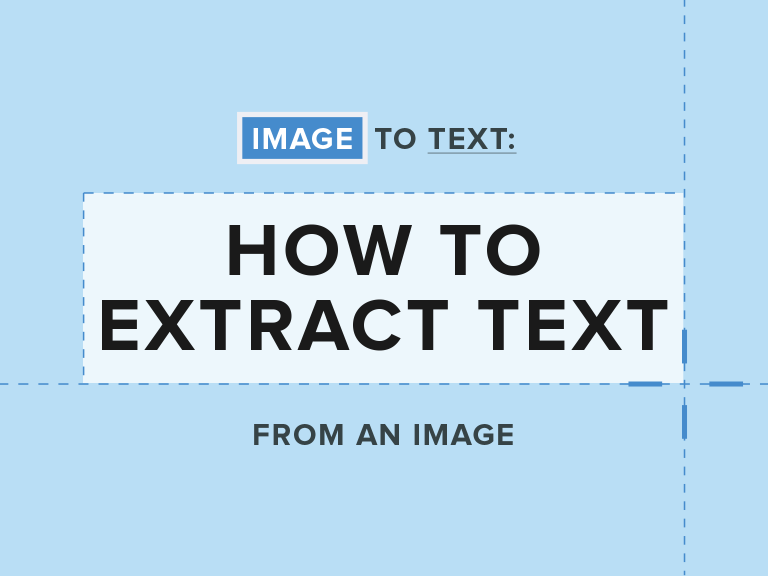
#> input picture Opencv/data/image.jpg, 1536 x 1152 px, given in place of the camera (shown at 1/2 size)
$ python edge.py
#> lines starting #> are read from the running program, lines starting #| are printed output that depends on the picture; after the words box and inside, x2 and y2 are one past the last pixel; in counts of white or black regions, pixels touching at a corner belong together
import cv2 as cv
import numpy as np
import os

cap = cv.VideoCapture(1)

cap.set(cv.CAP_PROP_FRAME_WIDTH, 1280)
cap.set(cv.CAP_PROP_FRAME_HEIGHT, 720)
cap.set(cv.CAP_PROP_FPS, 60)

lower_white = np.array([0,0,180])
upper_white = np.array([255,50,255])

# path = "Opencv/data"

# if not os.path.exists(path=path):
#     os.makedirs(path)

while cap.isOpened():

    _, frame = cap.read()
#> frame is the input picture: shape (1152, 1536, 3); mean B, G, R 235.4, 217, 187.3
    image = frame.copy()

    blur = cv.GaussianBlur(frame, (5, 5), 0)
    hsv = cv.cvtColor(blur, cv.COLOR_BGR2HSV)
#> hsv: shape (1152, 1536, 3); mean H, S, V 98.1, 50.4, 235.4
    binary = cv.inRange(hsv, lower_white, upper_white)
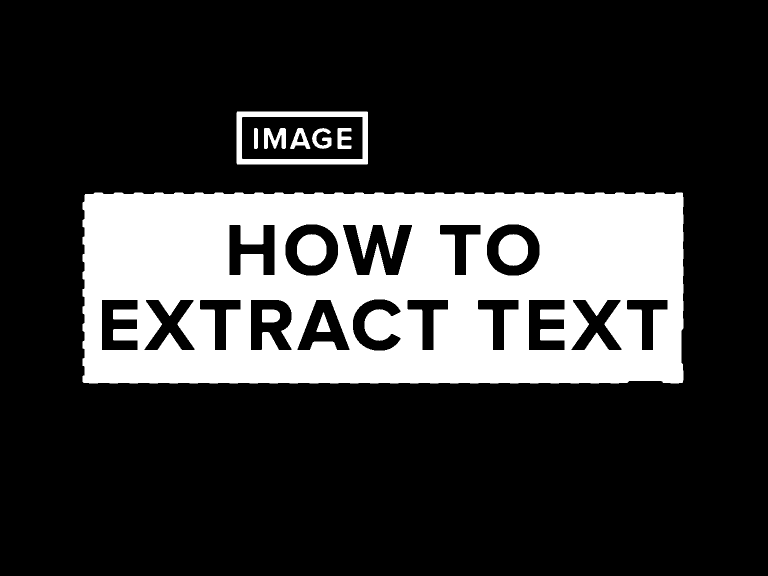
#> binary: shape (1152, 1536) (shown at 1/2 size); 22.1% white; 11 white regions

    white_pixels = cv.bitwise_and(frame, frame, mask=binary)

    try:
        countour, _ = cv.findContours(binary, cv.RETR_EXTERNAL, cv.CHAIN_APPROX_SIMPLE)
#> countour = 2 contours; box (x1, y1, x2, y2) and area: (165, 385, 1367, 767) 453354, (473, 223, 736, 329) 27506
        area  = [cv.contourArea(cnt) for cnt in countour]
#> area = [453354.5, 27506]
        cnt = countour[area.index(max(area))]
#> cnt = contour of 401 points, box (x1, y1, x2, y2) (165, 385, 1367, 767), area 453354
        x, y, w, h = cv.boundingRect(cnt)
#> x = 165; y = 385; w = 1202; h = 382
        cv.rectangle(frame, (x, y), (x+w, y+h), (0, 0, 255), 2)
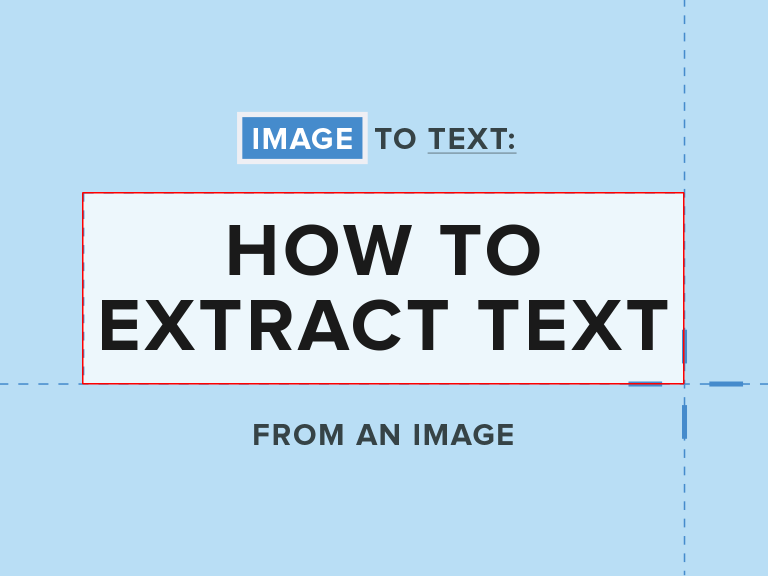
#> frame: shape (1152, 1536, 3) (shown at 1/2 size); 0.54% of pixels changed, all inside (x1, y1, x2, y2) = (164, 384, 1369, 769)
        # print("find countour")
    except:
        pass

    cv.imshow('frame', frame)

    if cv.waitKey(1) == ord('q'):
#> (key q is pressed here)
        break

    # if cv.waitKey(1) == ord("s"):
    #     cv.imwrite(f"{path}/dataIMG.png", frame)
    #     print("save")

    if cv.waitKey(1) == ord("c"):
        crop = image[y:y+h, x:x+w]
        break

cv.destroyAllWindows()
cap.release()

#> (the run stopped early here; a loop or call above may not have finished)
